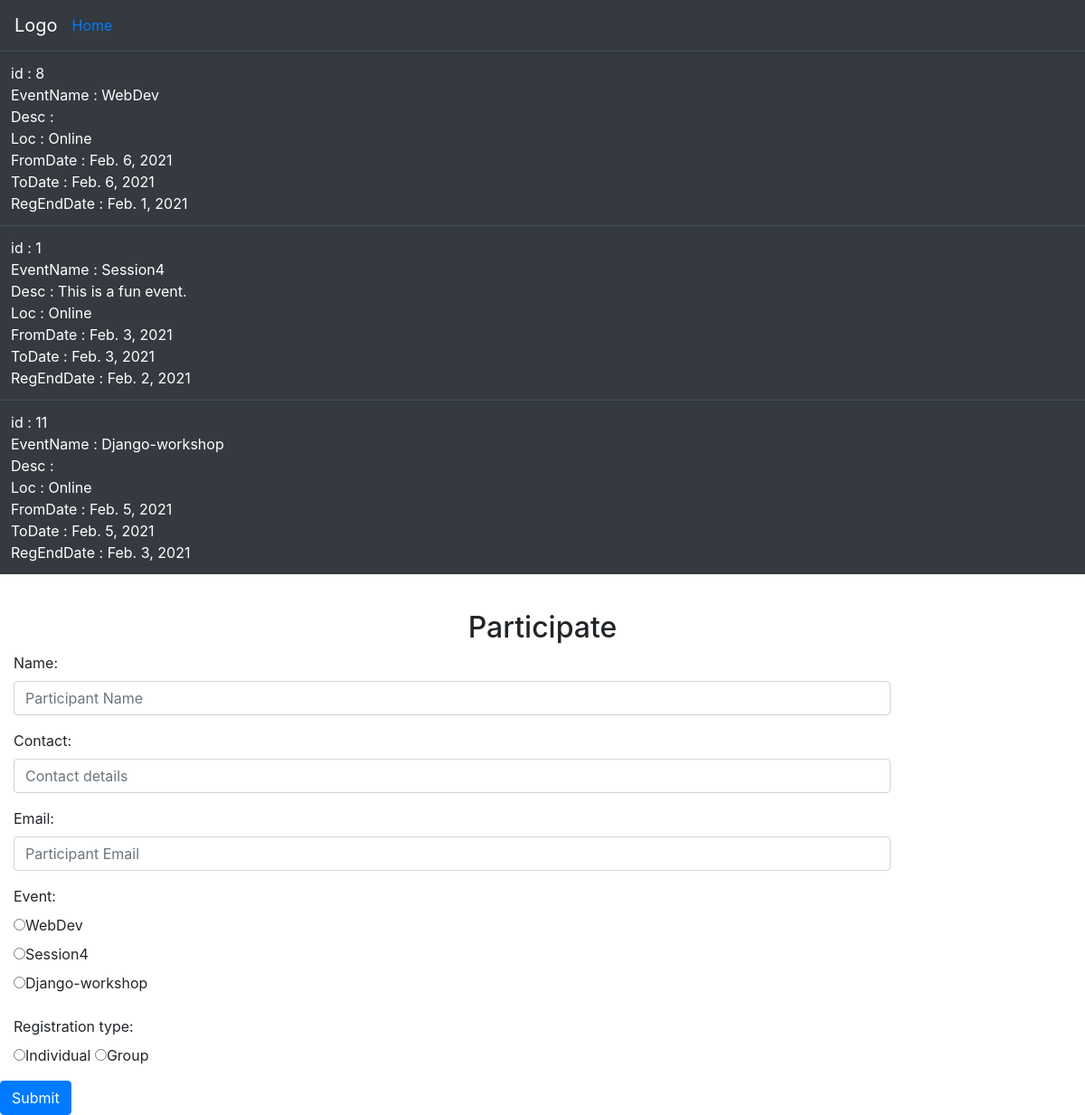
Screenshot of /participantReg with the database file from the repository.
### commune/models.py (models this page shows, shortened)
class Event (models.Model):
    EVENT_CATEGORY = (
        ('Seminar','Seminar'),
        ('Workshop','Workshop'),
        ('Festival','Festival'),
        ('Competition','Competition'),
        ('Other','Other'),
    )
    EventName = models.CharField(max_length = 50)
    Desc = models.TextField(blank = True, max_length = 50)
    Loc = models.CharField(max_length = 32)
    Category = models.CharField(max_length=32, default='Other', choices=EVENT_CATEGORY)
    FromDate = models.DateField(default = datetime.date.today)
    FromTime = models.TimeField(default = timezone.now)
    ToDate = models.DateField(default = datetime.date.today)
    ToTime = models.TimeField(default = timezone.now)
    RegEndDate = models.DateField(default = datetime.date.today)
    RegEndTime = models.TimeField(default = timezone.now)
    HostEmail = models.EmailField(max_length = 254)
    HostPassword = models.CharField(max_length = 32)
    Poster = models.URLField(max_length = 200,blank=True)

### commune/views.py (the view, shortened to what this page needs)
# urls.py: url('participantReg',views.participantReg, name=""),
def participantReg(request):
    content = Event.objects.filter(RegEndDate__gte = datetime.date.today()).order_by('RegEndDate').values(
        'id', 'EventName', 'Desc', 'Loc', 'FromDate', 'ToDate', 'RegEndDate',
    )
    form = ParticipantForm(request.POST)
    return render(request, 'participantReg.html', {
        'form':form,
        'content':content,
    })

### commune/forms.py
class ParticipantForm(forms.ModelForm):
    class Meta:
        model = Participant
        exclude = ()

### commune/templates/participantReg.html (shortened to what this page needs)
{% extends 'base.html' %}
{% load crispy_forms_tags %}
{% load get_value %}
{% load widget_tweaks %}
{% block content %}
<table class="table table-dark">
  {% for row in content %}
  <tr>
    <td>
    {% for key,value in row.items %}
      {{ key }} : {{value}}
      <br>
    {% endfor %}
    </td>
  </tr>
  {% endfor %}
</table>
<br>
<center>
  <h2> Participate </h2>
</center>
<form method="POST" action="">
    <div class="form-group">
      <label class="control-label col-sm-2">Name:</label>
      <div class="col-sm-10">
        {% render_field form.Name class+="form-control" placeholder="Participant Name" %}
      </div>
    </div>
    <div class="form-group">
      <label class="control-label col-sm-2" for="Contact">Contact:</label>
      <div class="col-sm-10">
        {% render_field form.Contact class+="form-control" placeholder="Contact details" %}
      </div>
    </div>
    <div class="form-group">
      <label class="control-label col-sm-2">Email:</label>
      <div class="col-sm-10">
        {% render_field form.Email class+="form-control" placeholder="Participant Email" %}
      </div>
    </div>
    <div class="form-group">
      <label class="control-label col-sm-2">Event:</label>
      <div class="col-sm-10">
        <div class="checkbox">
          {% for event in content %}
            <label for='EventReg'><input type="radio" value={{event.EventName}} id="EventReg" name="EventReg">{{event.EventName}}</label>
            <br>
          {% endfor %}
        </div>
      </div>
    </div>
    <div class="form-group">
      <label class="control-label col-sm-2">Registration type:</label>
      <div class="col-sm-10">
        <input type="radio" value="Individual" id="Individual" name="RegType" onclick="regtype()">Individual</label>
        <input type="radio" value="Group" id="Group" name="RegType" onclick="regtype()" >Group</label>
      </div>
    </div>
    <button type="submit" class="btn btn-primary">Submit</button>
  </form>
{% endblock %}

### commune/templates/base.html (shortened to what this page needs)
{% load static from staticfiles %}
<!DOCTYPE html>
<html lang="en">
<head>
  <link rel="stylesheet" href="https://maxcdn.bootstrapcdn.com/bootstrap/4.5.2/css/bootstrap.min.css">
</head>
<body>
<nav class="navbar navbar-expand-sm bg-dark navbar-dark">
  <a class="navbar-brand" href="#"> Logo
  </a>
  <ul class="navbar-nav">
    <li class="nav-item">
      <a href="{% url 'home' %}" >
        Home
      </a>
    </li>
</nav>
{% block content %}
{% endblock %}
</body>
</html>

### rows the page displays
Event: row "id" "EventName" "Desc" "Loc" "FromDate" "ToDate" "RegEndDate", row "8" "WebDev" "Online" "Feb. 6, 2021" "Feb. 6, 2021" "Feb. 1, 2021", EventName "WebDev"
Event: row "id" "EventName" "Desc" "Loc" "FromDate" "ToDate" "RegEndDate", row "1" "Session4" "This is a fun event." "Online" "Feb. 3, 2021" "Feb. 3, 2021" "Feb. 2, 2021", EventName "Session4"
Event: row "id" "EventName" "Desc" "Loc" "FromDate" "ToDate" "RegEndDate", row "11" "Django-workshop" "Online" "Feb. 5, 2021" "Feb. 5, 2021" "Feb. 3, 2021", EventName "Django-workshop"
